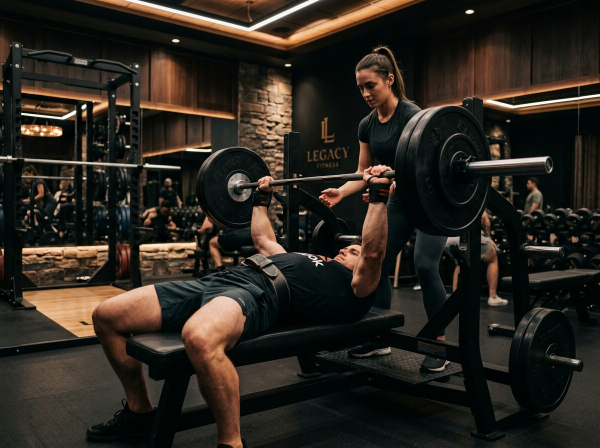
#> input picture assets/bench_press.jpg, 1200 x 896 px (shown at 1/2 size)
$ python generate_photos.py
#> lines starting #> are read from the running program, lines starting #| are printed output that depends on the picture
import os
from PIL import Image, ImageDraw, ImageFont, ImageFilter, ImageEnhance

os.makedirs('fitsync/assets/images', exist_ok=True)
os.makedirs('assets/images', exist_ok=True)

# Load base photos for compositing and styling
bench_img = Image.open('assets/bench_press.jpg').convert('RGB')
#> bench_img is the input picture: PIL image 1200x896 RGB; mean R, G, B 43.3, 37.8, 31
meal_img = Image.open('assets/healthy_meal.jpg').convert('RGB')
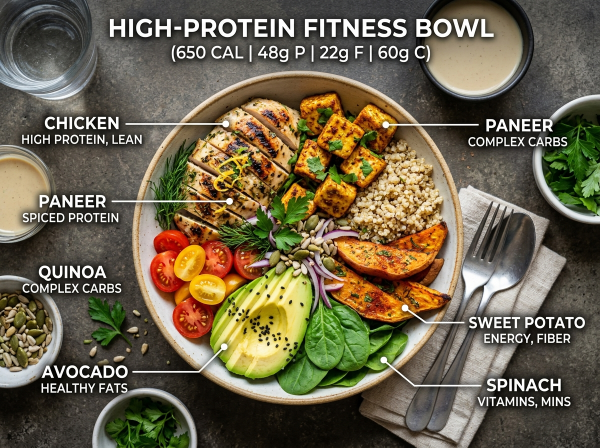
#> input picture assets/healthy_meal.jpg, 1200 x 896 px (shown at 1/2 size)
#> meal_img is the input picture: PIL image 1200x896 RGB; mean R, G, B 108.5, 98.3, 74.6
raj_img = Image.open('assets/trainer_raj.jpg').convert('RGB')
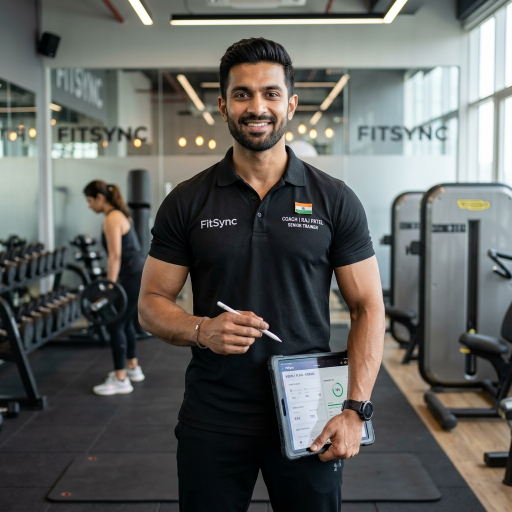
#> input picture assets/trainer_raj.jpg, 1024 x 1024 px (shown at 1/2 size)
#> raj_img is the input picture: PIL image 1024x1024 RGB; mean R, G, B 96.5, 97.2, 93.9
doc_img = Image.open('assets/doctor_iyer.jpg').convert('RGB')
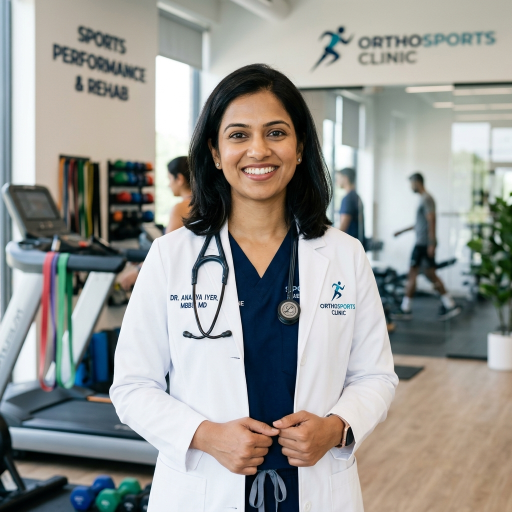
#> input picture assets/doctor_iyer.jpg, 1024 x 1024 px (shown at 1/2 size)
#> doc_img is the input picture: PIL image 1024x1024 RGB; mean R, G, B 151.6, 151.8, 147.7
#> (the run stopped early here; a loop or call above may not have finished)
